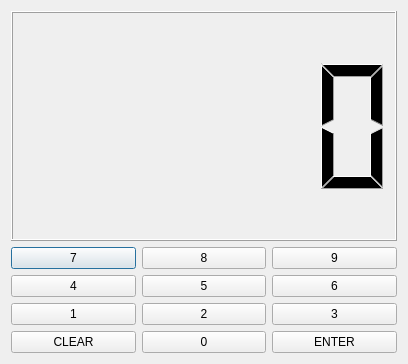
<?xml version="1.0" encoding="UTF-8"?>
<ui version="4.0">
 <class>NumPadLoginDialog</class>
 <widget class="QDialog" name="NumPadLoginDialog">
  <property name="geometry">
   <rect>
    <x>0</x>
    <y>0</y>
    <width>408</width>
    <height>364</height>
   </rect>
  </property>
  <property name="windowTitle">
   <string>NumPadLoginDialog</string>
  </property>
  <layout class="QVBoxLayout" name="verticalLayout_4">
   <item>
    <widget class="QLCDNumber" name="lcdNumber"/>
   </item>
   <item>
    <layout class="QHBoxLayout" name="horizontalLayout">
     <item>
      <layout class="QVBoxLayout" name="verticalLayout_3">
       <item>
        <widget class="DuNumericKeyPushButton" name="sietePushButton">
         <property name="text">
          <string>7</string>
         </property>
        </widget>
       </item>
       <item>
        <widget class="DuNumericKeyPushButton" name="cuatroPushButton">
         <property name="text">
          <string>4</string>
         </property>
        </widget>
       </item>
       <item>
        <widget class="DuNumericKeyPushButton" name="unoPushButton">
         <property name="text">
          <string>1</string>
         </property>
        </widget>
       </item>
       <item>
        <widget class="QPushButton" name="clearPushButton">
         <property name="text">
          <string>CLEAR</string>
         </property>
        </widget>
       </item>
      </layout>
     </item>
     <item>
      <layout class="QVBoxLayout" name="verticalLayout_2">
       <item>
        <widget class="DuNumericKeyPushButton" name="ochoPushButton">
         <property name="text">
          <string>8</string>
         </property>
        </widget>
       </item>
       <item>
        <widget class="DuNumericKeyPushButton" name="cincoPushButton">
         <property name="text">
          <string>5</string>
         </property>
        </widget>
       </item>
       <item>
        <widget class="DuNumericKeyPushButton" name="dosPushButton">
         <property name="text">
          <string>2</string>
         </property>
        </widget>
       </item>
       <item>
        <widget class="DuNumericKeyPushButton" name="ceroPushButton">
         <property name="text">
          <string>0</string>
         </property>
        </widget>
       </item>
      </layout>
     </item>
     <item>
      <layout class="QVBoxLayout" name="verticalLayout">
       <item>
        <widget class="DuNumericKeyPushButton" name="nuevePushButton">
         <property name="text">
          <string>9</string>
         </property>
        </widget>
       </item>
       <item>
        <widget class="DuNumericKeyPushButton" name="seisPushButton">
         <property name="text">
          <string>6</string>
         </property>
        </widget>
       </item>
       <item>
        <widget class="DuNumericKeyPushButton" name="tresPushButton">
         <property name="text">
          <string>3</string>
         </property>
        </widget>
       </item>
       <item>
        <widget class="QPushButton" name="enterPushButton">
         <property name="text">
          <string>ENTER</string>
         </property>
        </widget>
       </item>
      </layout>
     </item>
    </layout>
   </item>
  </layout>
 </widget>
 <layoutdefault spacing="6" margin="11"/>
 <customwidgets>
  <customwidget>
   <class>DuNumericKeyPushButton</class>
   <extends>QPushButton</extends>
   <header location="global">dunumerickeypushbutton.h</header>
  </customwidget>
 </customwidgets>
 <resources/>
 <connections/>
</ui>
